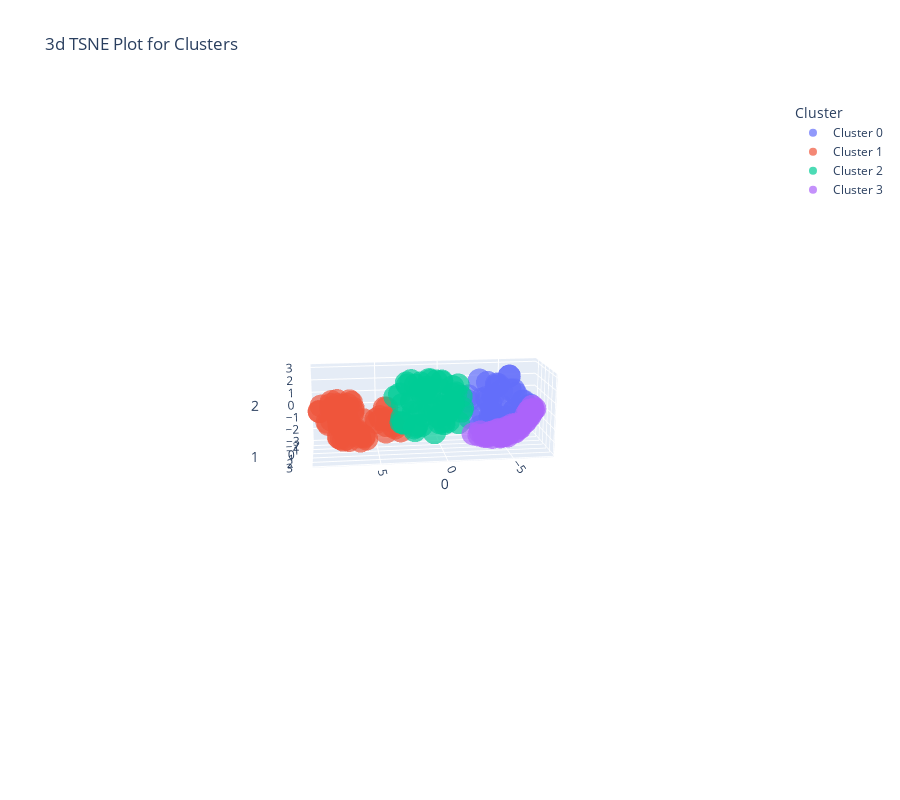

Source (notebook cell):
### Code cell
plot_model(Kmeanmodel,plot='tsne')
